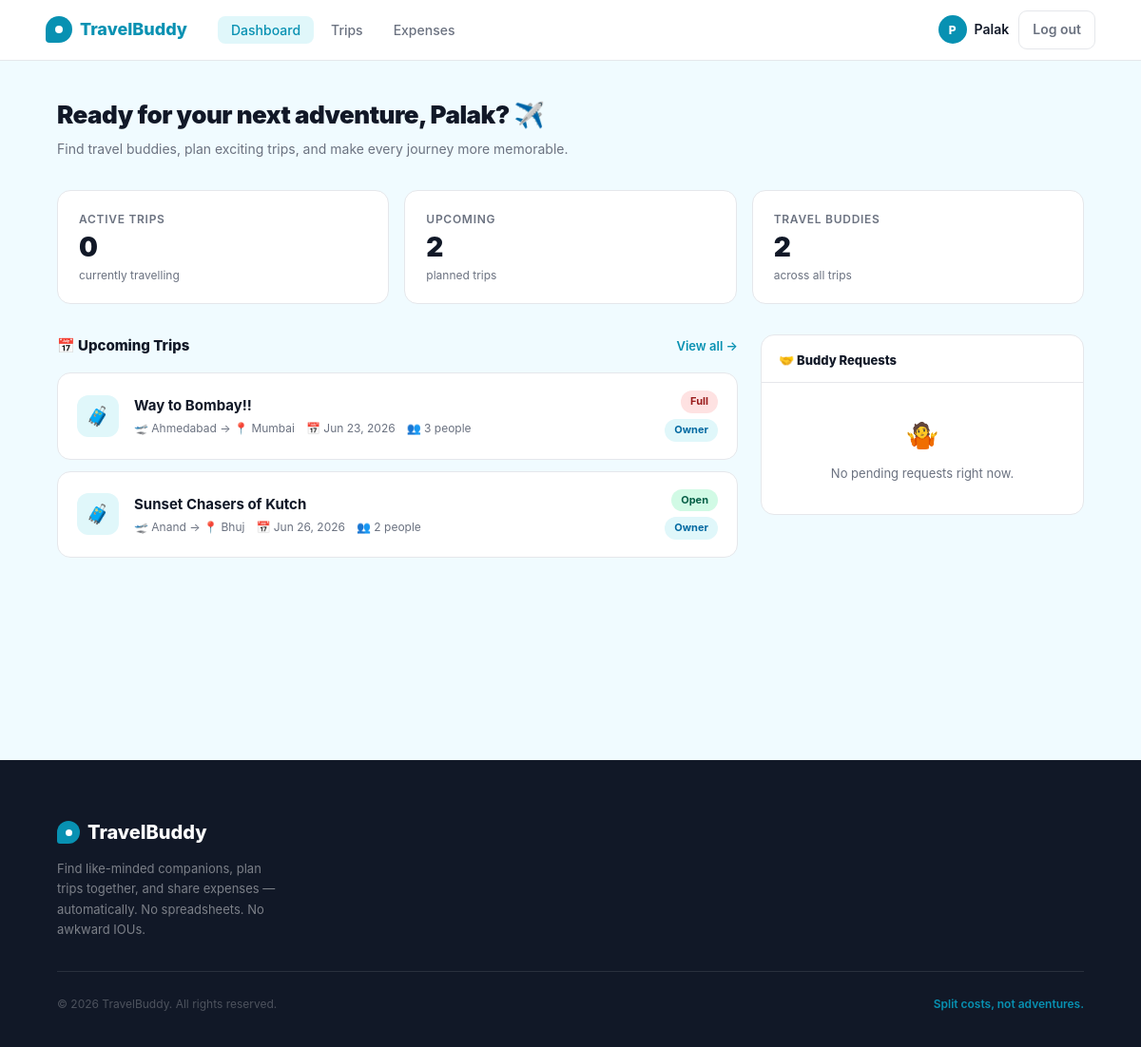
The app's page /dashboard (signed in), older data.
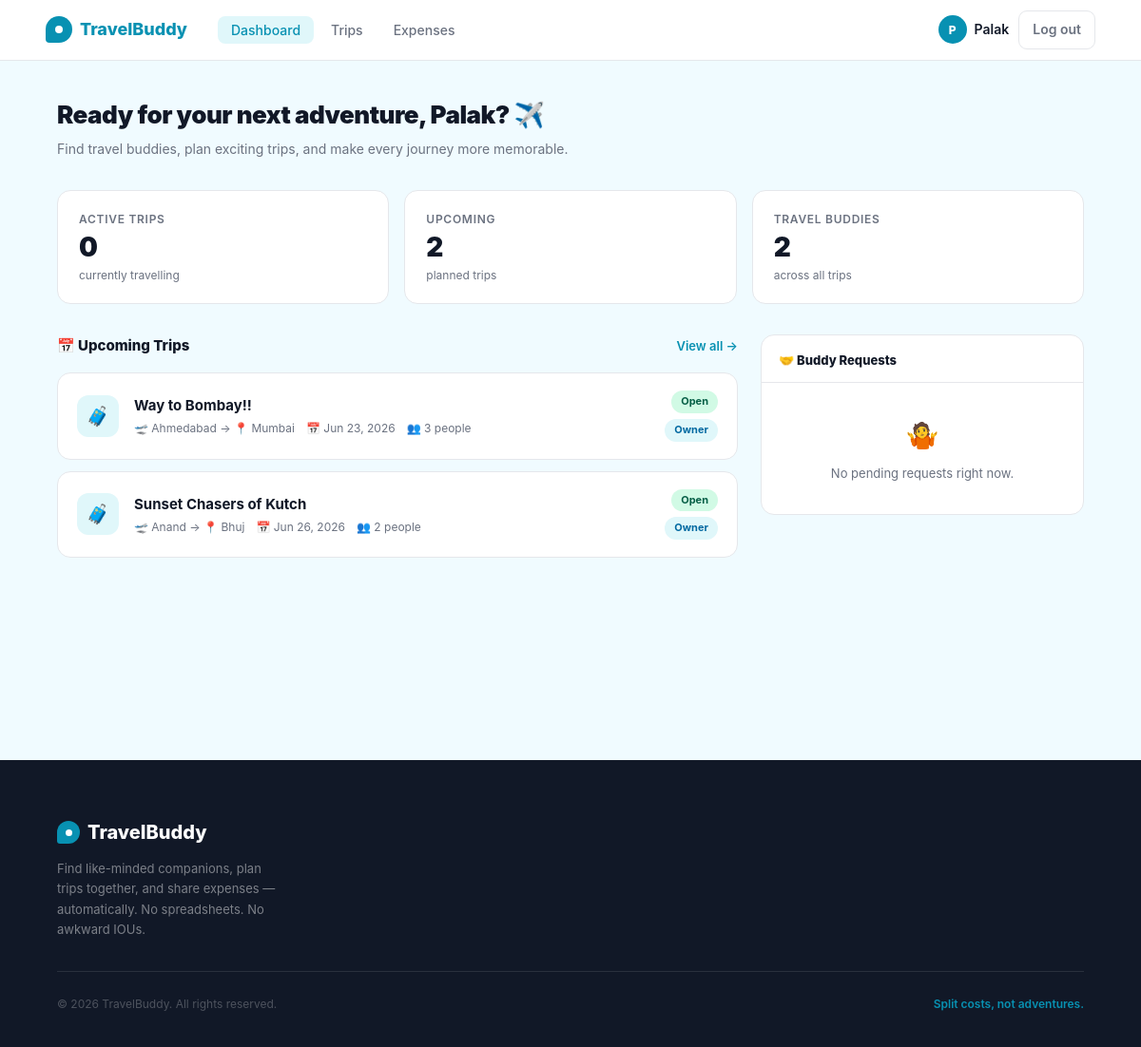
The same page, newer data.
### app/models.py (models this page shows, shortened)
class Trip(db.Model):
    __tablename__ = 'trips'
    __table_args__ = (
        db.Index('ix_trips_owner_status', 'owner_id', 'status'),
        db.Index('ix_trips_public_start', 'is_public', 'start_date'),
    )
    id          = db.Column(db.Integer, primary_key=True)
    owner_id    = db.Column(db.Integer, db.ForeignKey('users.id'), nullable=False)
    title       = db.Column(db.String(150), nullable=False)
    destination = db.Column(db.String(150), nullable=False)
    departure_city = db.Column(db.String(100), default='')
    start_date  = db.Column(db.Date, nullable=False)
    end_date    = db.Column(db.Date, nullable=False)
    description = db.Column(db.Text, default='')
    budget_min  = db.Column(db.Float, default=0)
    budget_max  = db.Column(db.Float, default=0)
    max_members = db.Column(db.Integer, default=4)
    status      = db.Column(db.String(20), default='OPEN')
    join_deadline           = db.Column(db.DateTime, nullable=True)
    open_roster             = db.Column(db.Boolean, default=False, nullable=False,
                                        server_default='0')
    confirmation_deadline   = db.Column(db.DateTime, nullable=True)
    confirmation_started_at = db.Column(db.DateTime, nullable=True)
    cancelled_at            = db.Column(db.DateTime, nullable=True)
    is_public   = db.Column(db.Boolean, default=True)
    created_at  = db.Column(db.DateTime, default=lambda: datetime.now(timezone.utc))
    owner    = db.relationship('User', back_populates='owned_trips')
    members  = db.relationship('TripMember', back_populates='trip', lazy='dynamic',
                               cascade='all, delete-orphan')
    expenses = db.relationship('Expense', back_populates='trip', lazy='dynamic',
                               cascade='all, delete-orphan')
    def is_open(self):
        return self.status and self.status.upper() == 'OPEN'
    def is_active(self):
        return self.status and self.status.upper() == 'ACTIVE'
    def is_completed(self):
        return self.status and self.status.upper() == 'COMPLETED'
    def is_cancelled(self):
        return self.status and self.status.upper() == 'CANCELLED'
    @property
    def status_label(self):
        return {
            'OPEN': 'Open',
            'AWAITING_CONFIRMATION': 'Awaiting Confirmation',
            'CONFIRMED': 'Confirmed',
            'ACTIVE': 'Active',
            'COMPLETED': 'Completed',
            'CANCELLED': 'Cancelled',
        }.get(self.status.upper() if self.status else '', 'Unknown')
    def member_count(self):
        return self.members.filter_by(status='accepted').count() + 1  # +1 for owner
    def is_full(self):
        return self.member_count() >= self.max_members
    def total_spent(self):
        return round(sum(e.amount for e in self.expenses), 2)
    def your_share(self, user_id):
        mc = self.member_count()
        return round(self.total_spent() / mc, 2) if mc else 0.0
    def balance_for(self, user_id):
        paid = sum(e.amount for e in self.expenses.filter_by(paid_by_id=user_id))
        share = self.your_share(user_id)
        return round(paid - share, 2)

### app/dashboard/routes.py (the view)
@dashboard.route('/dashboard')
@login_required
def index():
    active_trips   = current_user.get_active_trips()
    upcoming_trips = current_user.get_upcoming_trips()
    pending_reqs   = current_user.get_pending_requests()
    net_balance    = current_user.get_total_balance()
    all_trip_ids = current_user._all_trip_ids()
    recent_expenses = (Expense.query
                       .filter(Expense.trip_id.in_(all_trip_ids))
                       .order_by(Expense.created_at.desc())
                       .limit(5)
                       .all()) if all_trip_ids else []
    total_trips    = len(active_trips) + len(upcoming_trips)
    total_buddies  = _count_unique_buddies(current_user)
    trips_for_card = (active_trips + upcoming_trips)[:6]
    return render_template('dashboard/index.html',
        active_trips=active_trips,
        upcoming_trips=upcoming_trips,
        pending_reqs=pending_reqs,
        recent_expenses=recent_expenses,
        net_balance=net_balance,
        total_trips=total_trips,
        total_buddies=total_buddies,
        trips_for_card=trips_for_card,
        today=date.today()
    )

### app/dashboard/routes.py (called while the page is built)
def _count_unique_buddies(user):
    all_trip_ids = user._all_trip_ids()
    if not all_trip_ids:
        return 0
    member_user_ids = {
        m.user_id
        for m in TripMember.query.filter(
            TripMember.trip_id.in_(all_trip_ids),
            TripMember.status == 'accepted',
            TripMember.user_id != user.id
        ).all()
    }
    owner_ids = {
        t.owner_id
        for t in Trip.query.filter(
            Trip.id.in_(all_trip_ids),
            Trip.owner_id != user.id
        ).all()
    }
    return len(member_user_ids | owner_ids)

### app/models.py (called while the page is built)
@login_manager.user_loader
def load_user(user_id):
    return db.session.get(User, int(user_id))

    def get_active_trips(self):
        owned = Trip.query.filter_by(owner_id=self.id, status='ACTIVE').all()
        joined = (
            Trip.query
            .join(TripMember, TripMember.trip_id == Trip.id)
            .filter(
                TripMember.user_id == self.id,
                TripMember.status == 'accepted',
                Trip.status == 'ACTIVE',
                Trip.owner_id != self.id
            )
            .all()
        )
        return owned + joined

### app/templates/dashboard/index.html (shortened to what the changed rows need)
{% extends "base.html" %}
{% block content %}
<div class="dashboard">
  <div class="dashboard-inner">
    <div class="dash-header">
      <div>
        <h1 class="dash-greeting">
          Ready for your next adventure, {{ current_user.name.split()[0] }}? ✈️
        </h1>
      </div>
    </div>
    <div class="dash-grid">
      <div class="left-col">
        <div class="trips-section">
          <div class="trip-cards">
            {% if upcoming_trips %}
              {% for trip in upcoming_trips %}
              <div class="trip-card">
                <div class="trip-icon">🧳</div>
                <div class="trip-info">
                  <div class="trip-name">{{ trip.title }}</div>
                  <div class="trip-meta">
                    <span>🛫 {% if trip.departure_city %}{{ trip.departure_city }}{% else %}—{% endif %} → 📍 {{ trip.destination }}</span>
                    <span>📅 {{ trip.start_date.strftime('%b %d, %Y') }}</span>
                    <span>👥 {{ trip.member_count() }} people</span>
                  </div>
                </div>
                <div class="trip-right">
                  {% if trip.is_cancelled() %}
                    <span class="badge badge-join-closed">{{ trip.status_label }}</span>
                  {% elif trip.is_active() %}
                    <span class="badge badge-active">{{ trip.status_label }}</span>
                  {% elif trip.is_completed() %}
                    <span class="badge badge-completed">{{ trip.status_label }}</span>
                  {% elif trip.is_full() %}
                    <span class="badge badge-full">Full</span>
                  {% elif trip.is_open() %}
                    <span class="badge badge-open">{{ trip.status_label }}</span>
                  {% else %}
                    <span class="badge badge-upcoming">{{ trip.status_label }}</span>
                  {% endif %}
                  {% if trip.owner_id == current_user.id %}
                    <span class="badge badge-owner">Owner</span>
                  {% endif %}
                </div>
              </div>
              {% endfor %}
            {% endif %}
          </div>
        </div>
      </div>
    </div>
  </div>
</div>
{% endblock %}

Row changes from the older to the newer data that the page shows:
changed Trip "Way to Bombay!!": status_label (not shown) → "Open"; no longer shows "Full"
